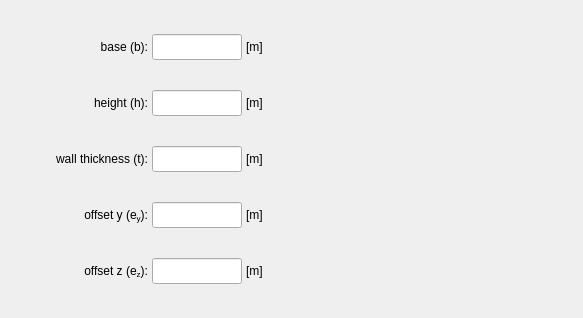
         <widget class="QWidget" name="tab_rectangular_section">
          <attribute name="title">
           <string>Rectangular</string>
          </attribute>
          <layout class="QGridLayout" name="gridLayout_35">
           <property name="leftMargin">
            <number>4</number>
           </property>
           <property name="topMargin">
            <number>4</number>
           </property>
           <property name="rightMargin">
            <number>4</number>
           </property>
           <property name="bottomMargin">
            <number>4</number>
           </property>
           <property name="spacing">
            <number>4</number>
           </property>
           <item row="0" column="0">
            <widget class="QFrame" name="frame_9">
             <property name="frameShape">
              <enum>QFrame::NoFrame</enum>
             </property>
             <property name="frameShadow">
              <enum>QFrame::Raised</enum>
             </property>
             <layout class="QGridLayout" name="gridLayout_26">
              <property name="leftMargin">
               <number>4</number>
              </property>
              <property name="topMargin">
               <number>4</number>
              </property>
              <property name="rightMargin">
               <number>4</number>
              </property>
              <property name="bottomMargin">
               <number>4</number>
              </property>
              <property name="spacing">
               <number>4</number>
              </property>
              <item row="0" column="0">
               <spacer name="horizontalSpacer_5">
                <property name="orientation">
                 <enum>Qt::Horizontal</enum>
                </property>
                <property name="sizeHint" stdset="0">
                 <size>
                  <width>40</width>
                  <height>20</height>
                 </size>
                </property>
               </spacer>
              </item>
              <item row="2" column="3">
               <widget class="QLabel" name="label_109">
                <property name="minimumSize">
                 <size>
                  <width>35</width>
                  <height>26</height>
                 </size>
                </property>
                <property name="maximumSize">
                 <size>
                  <width>35</width>
                  <height>26</height>
                 </size>
                </property>
                <property name="text">
                 <string>[m]</string>
                </property>
                <property name="alignment">
                 <set>Qt::AlignLeading|Qt::AlignLeft|Qt::AlignVCenter</set>
                </property>
               </widget>
              </item>
              <item row="2" column="1">
               <widget class="QLabel" name="label_112">
                <property name="minimumSize">
                 <size>
                  <width>100</width>
                  <height>26</height>
                 </size>
                </property>
                <property name="maximumSize">
                 <size>
                  <width>132</width>
                  <height>26</height>
                 </size>
                </property>
                <property name="text">
                 <string>wall thickness (t):</string>
                </property>
                <property name="alignment">
                 <set>Qt::AlignRight|Qt::AlignTrailing|Qt::AlignVCenter</set>
                </property>
               </widget>
              </item>
              <item row="3" column="1">
               <widget class="QLabel" name="label_113">
                <property name="minimumSize">
                 <size>
                  <width>100</width>
                  <height>26</height>
                 </size>
                </property>
                <property name="maximumSize">
                 <size>
                  <width>132</width>
                  <height>26</height>
                 </size>
                </property>
                <property name="text">
                 <string>&lt;html&gt;&lt;head/&gt;&lt;body&gt;&lt;p&gt;offset y (e&lt;span style=&quot; vertical-align:sub;&quot;&gt;y&lt;/span&gt;):&lt;/p&gt;&lt;/body&gt;&lt;/html&gt;</string>
                </property>
                <property name="alignment">
                 <set>Qt::AlignRight|Qt::AlignTrailing|Qt::AlignVCenter</set>
                </property>
               </widget>
              </item>
              <item row="0" column="2">
               <widget class="QLineEdit" name="lineEdit_base_rectangular_section">
                <property name="minimumSize">
                 <size>
                  <width>90</width>
                  <height>26</height>
                 </size>
                </property>
                <property name="maximumSize">
                 <size>
                  <width>90</width>
                  <height>26</height>
                 </size>
                </property>
                <property name="font">
                 <font>
                  <pointsize>10</pointsize>
                 </font>
                </property>
                <property name="focusPolicy">
                 <enum>Qt::StrongFocus</enum>
                </property>
                <property name="styleSheet">
                 <string notr="true"/>
                </property>
                <property name="alignment">
                 <set>Qt::AlignCenter</set>
                </property>
                <property name="clearButtonEnabled">
                 <bool>true</bool>
                </property>
               </widget>
              </item>
              <item row="1" column="1">
               <widget class="QLabel" name="label_94">
                <property name="minimumSize">
                 <size>
                  <width>100</width>
                  <height>26</height>
                 </size>
                </property>
                <property name="maximumSize">
                 <size>
                  <width>132</width>
                  <height>26</height>
                 </size>
                </property>
                <property name="text">
                 <string>height (h):</string>
                </property>
                <property name="alignment">
                 <set>Qt::AlignRight|Qt::AlignTrailing|Qt::AlignVCenter</set>
                </property>
               </widget>
              </item>
              <item row="3" column="3">
               <widget class="QLabel" name="label_110">
                <property name="minimumSize">
                 <size>
                  <width>35</width>
                  <height>26</height>
                 </size>
                </property>
                <property name="maximumSize">
                 <size>
                  <width>35</width>
                  <height>26</height>
                 </size>
                </property>
                <property name="text">
                 <string>[m]</string>
                </property>
                <property name="alignment">
                 <set>Qt::AlignLeading|Qt::AlignLeft|Qt::AlignVCenter</set>
                </property>
               </widget>
              </item>
              <item row="0" column="3">
               <widget class="QLabel" name="label_100">
                <property name="minimumSize">
                 <size>
                  <width>35</width>
                  <height>26</height>
                 </size>
                </property>
                <property name="maximumSize">
                 <size>
                  <width>35</width>
                  <height>26</height>
                 </size>
                </property>
                <property name="text">
                 <string>[m]</string>
                </property>
                <property name="alignment">
                 <set>Qt::AlignLeading|Qt::AlignLeft|Qt::AlignVCenter</set>
                </property>
               </widget>
              </item>
              <item row="4" column="1">
               <widget class="QLabel" name="label_114">
                <property name="minimumSize">
                 <size>
                  <width>100</width>
                  <height>26</height>
                 </size>
                </property>
                <property name="maximumSize">
                 <size>
                  <width>132</width>
                  <height>26</height>
                 </size>
                </property>
                <property name="text">
                 <string>&lt;html&gt;&lt;head/&gt;&lt;body&gt;&lt;p&gt;offset z (e&lt;span style=&quot; vertical-align:sub;&quot;&gt;z&lt;/span&gt;):&lt;/p&gt;&lt;/body&gt;&lt;/html&gt;</string>
                </property>
                <property name="alignment">
                 <set>Qt::AlignRight|Qt::AlignTrailing|Qt::AlignVCenter</set>
                </property>
               </widget>
              </item>
              <item row="3" column="2">
               <widget class="QLineEdit" name="lineEdit_offsety_rectangular_section">
                <property name="minimumSize">
                 <size>
                  <width>90</width>
                  <height>26</height>
                 </size>
                </property>
                <property name="maximumSize">
                 <size>
                  <width>90</width>
                  <height>26</height>
                 </size>
                </property>
                <property name="font">
                 <font>
                  <pointsize>10</pointsize>
                 </font>
                </property>
                <property name="focusPolicy">
                 <enum>Qt::StrongFocus</enum>
                </property>
                <property name="styleSheet">
                 <string notr="true"/>
                </property>
                <property name="alignment">
                 <set>Qt::AlignCenter</set>
                </property>
                <property name="clearButtonEnabled">
                 <bool>true</bool>
                </property>
               </widget>
              </item>
              <item row="1" column="2">
               <widget class="QLineEdit" name="lineEdit_height_rectangular_section">
                <property name="minimumSize">
                 <size>
                  <width>90</width>
                  <height>26</height>
                 </size>
                </property>
                <property name="maximumSize">
                 <size>
                  <width>90</width>
                  <height>26</height>
                 </size>
                </property>
                <property name="font">
                 <font>
                  <pointsize>10</pointsize>
                 </font>
                </property>
                <property name="focusPolicy">
                 <enum>Qt::StrongFocus</enum>
                </property>
                <property name="styleSheet">
                 <string notr="true"/>
                </property>
                <property name="alignment">
                 <set>Qt::AlignCenter</set>
                </property>
                <property name="clearButtonEnabled">
                 <bool>true</bool>
                </property>
               </widget>
              </item>
              <item row="1" column="3">
               <widget class="QLabel" name="label_107">
                <property name="minimumSize">
                 <size>
                  <width>35</width>
                  <height>26</height>
                 </size>
                </property>
                <property name="maximumSize">
                 <size>
                  <width>35</width>
                  <height>26</height>
                 </size>
                </property>
                <property name="text">
                 <string>[m]</string>
                </property>
                <property name="alignment">
                 <set>Qt::AlignLeading|Qt::AlignLeft|Qt::AlignVCenter</set>
                </property>
               </widget>
              </item>
              <item row="0" column="1">
               <widget class="QLabel" name="label_72">
                <property name="minimumSize">
                 <size>
                  <width>100</width>
                  <height>26</height>
                 </size>
                </property>
                <property name="maximumSize">
                 <size>
                  <width>132</width>
                  <height>26</height>
                 </size>
                </property>
                <property name="text">
                 <string>base (b):</string>
                </property>
                <property name="alignment">
                 <set>Qt::AlignRight|Qt::AlignTrailing|Qt::AlignVCenter</set>
                </property>
               </widget>
              </item>
              <item row="4" column="3">
               <widget class="QLabel" name="label_111">
                <property name="minimumSize">
                 <size>
                  <width>35</width>
                  <height>26</height>
                 </size>
                </property>
                <property name="maximumSize">
                 <size>
                  <width>35</width>
                  <height>26</height>
                 </size>
                </property>
                <property name="text">
                 <string>[m]</string>
                </property>
                <property name="alignment">
                 <set>Qt::AlignLeading|Qt::AlignLeft|Qt::AlignVCenter</set>
                </property>
               </widget>
              </item>
              <item row="4" column="2">
               <widget class="QLineEdit" name="lineEdit_offsetz_rectangular_section">
                <property name="minimumSize">
                 <size>
                  <width>90</width>
                  <height>26</height>
                 </size>
                </property>
                <property name="maximumSize">
                 <size>
                  <width>90</width>
                  <height>26</height>
                 </size>
                </property>
                <property name="font">
                 <font>
                  <pointsize>10</pointsize>
                 </font>
                </property>
                <property name="focusPolicy">
                 <enum>Qt::StrongFocus</enum>
                </property>
                <property name="styleSheet">
                 <string notr="true"/>
                </property>
                <property name="alignment">
                 <set>Qt::AlignCenter</set>
                </property>
                <property name="clearButtonEnabled">
                 <bool>true</bool>
                </property>
               </widget>
              </item>
              <item row="2" column="2">
               <widget class="QLineEdit" name="lineEdit_wall_thickness_rectangular_section">
                <property name="minimumSize">
                 <size>
                  <width>90</width>
                  <height>26</height>
                 </size>
                </property>
                <property name="maximumSize">
                 <size>
                  <width>90</width>
                  <height>26</height>
                 </size>
                </property>
                <property name="font">
                 <font>
                  <pointsize>10</pointsize>
                 </font>
                </property>
                <property name="focusPolicy">
                 <enum>Qt::StrongFocus</enum>
                </property>
                <property name="toolTip">
                 <string>&lt;html&gt;&lt;head/&gt;&lt;body&gt;&lt;p&gt;Insert a value for wall thickness.&lt;/p&gt;&lt;p&gt;(*) Let the input field blank for massive beam.&lt;/p&gt;&lt;/body&gt;&lt;/html&gt;</string>
                </property>
                <property name="styleSheet">
                 <string notr="true"/>
                </property>
                <property name="alignment">
                 <set>Qt::AlignCenter</set>
                </property>
                <property name="clearButtonEnabled">
                 <bool>true</bool>
                </property>
               </widget>
              </item>
              <item row="0" column="4">
               <spacer name="horizontalSpacer_16">
                <property name="orientation">
                 <enum>Qt::Horizontal</enum>
                </property>
                <property name="sizeHint" stdset="0">
                 <size>
                  <width>40</width>
                  <height>20</height>
                 </size>
                </property>
               </spacer>
              </item>
             </layout>
            </widget>
           </item>
           <item row="0" column="1">
            <widget class="QFrame" name="frame_17">
             <property name="frameShape">
              <enum>QFrame::NoFrame</enum>
             </property>
             <property name="frameShadow">
              <enum>QFrame::Raised</enum>
             </property>
             <layout class="QGridLayout" name="gridLayout_3">
              <property name="leftMargin">
               <number>0</number>
              </property>
              <property name="topMargin">
               <number>0</number>
              </property>
              <property name="rightMargin">
               <number>0</number>
              </property>
              <property name="bottomMargin">
               <number>0</number>
              </property>
              <item row="0" column="0">
               <widget class="QLabel" name="label_4">
                <property name="minimumSize">
                 <size>
                  <width>250</width>
                  <height>310</height>
                 </size>
                </property>
                <property name="maximumSize">
                 <size>
                  <width>250</width>
                  <height>310</height>
                 </size>
                </property>
                <property name="text">
                 <string/>
                </property>
                <property name="pixmap">
                 <pixmap>../../../../data/figures/Rectangular.PNG</pixmap>
                </property>
                <property name="scaledContents">
                 <bool>true</bool>
                </property>
               </widget>
              </item>
             </layout>
            </widget>
           </item>
          </layout>
         </widget>
